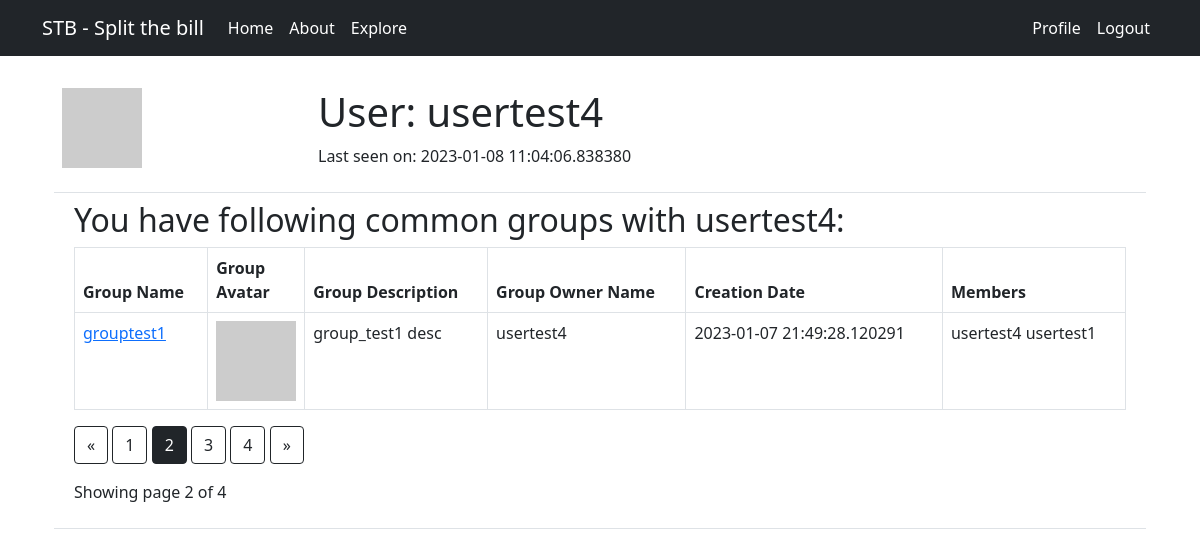
/user/usertest4?page_common_group=2 (signed in), run on an earlier commit of the app's database.
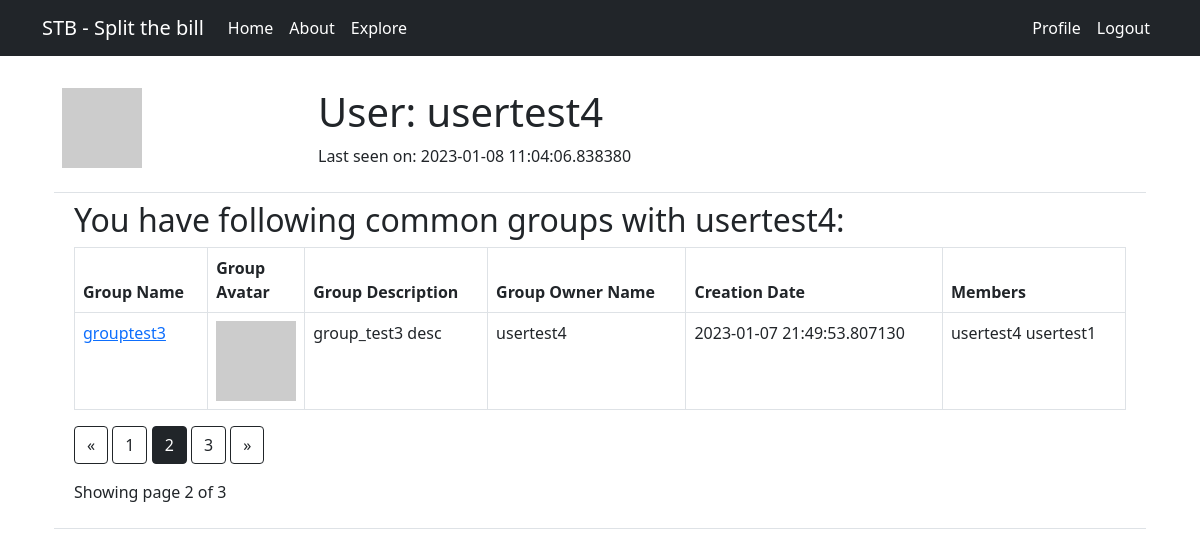
And on a later commit of the database.
### app/models.py (models this page shows, shortened)
class User(UserMixin, db.Model):
    id = db.Column(db.Integer, primary_key=True)
    username = db.Column(db.String(64), index=True, unique=True)
    email = db.Column(db.String(120), index=True, unique=True)
    password_hash = db.Column(db.String(128))
    about_me = db.Column(db.String(140))
    last_seen = db.Column(db.DateTime, default=datetime.utcnow)
    groups = db.relationship("Group", secondary="group_member", backref=db.backref("users", lazy=True,cascade="all, delete, delete-orphan", passive_deletes=True, single_parent=True))
    membership_requests = db.relationship("MembershipRequest", cascade="all, delete, delete-orphan", passive_deletes=True, single_parent=True, backref=db.backref("user", lazy=True))
    invitations = db.relationship("Invitation",cascade="all, delete, delete-orphan", passive_deletes=True, single_parent=True, backref=db.backref("user", lazy=True))
    def avatar(self, size):
        digest = md5(self.email.lower().encode("utf-8")).hexdigest()
        return f"https://avatars.dicebear.com/api/personas/{digest}.svg?size={size}"

class Group(db.Model):
    id = db.Column(db.Integer, primary_key=True)
    name = db.Column(db.String(64), index=True, unique=True)
    owner_id = db.Column(db.Integer, db.ForeignKey("user.id", ondelete='CASCADE'))
    date_created = db.Column(db.DateTime, default=datetime.utcnow)
    description = db.Column(db.String(255))
    owner = db.relationship("User", foreign_keys=[owner_id], backref=db.backref("owned_groups", lazy=True, cascade="all, delete, delete-orphan", passive_deletes=True, single_parent=True))
    membership_requests = db.relationship("MembershipRequest", cascade="all, delete, delete-orphan", passive_deletes=True, single_parent=True, backref=db.backref("group", lazy=True))
    invitations = db.relationship("Invitation", cascade="all, delete, delete-orphan", passive_deletes=True, single_parent=True,  backref=db.backref("group", lazy=True))
    def avatar(self, size):
        digest = md5(self.description.lower().encode("utf-8")).hexdigest()
        return f"https://avatars.dicebear.com/api/identicon/{digest}.svg?size={size}"

### app/main/routes.py (the view, shortened to what this page needs)
@bp.route('/user/<username>', methods=['GET'])
@login_required
def user(username):
    user = User.query.filter_by(username=username).first_or_404()
    users_groups_id = [group.id for group in user.groups]
    common_groups_id = [group.id for group in current_user.groups if group.id in users_groups_id]
    page_common_group = request.args.get('page_common_group', 1, type=int)
    common_groups = Group.query.filter(Group.id.in_(common_groups_id)).paginate(page=page_common_group, per_page=1)
    return render_template('user.html', title='User page', user=user, common_groups=common_groups)

### app/templates/user.html (shortened to what this page needs)
{% extends 'base.html' %}
{% block app_content %}
<div class="container">
    <table class="table">
        <tr>
            <td width="256px"><img src="{{ user.avatar(256) }}"></td>
            <td>
                <h1>User: {{ user.username }}</h1>
                {% if user.last_seen %}<p>Last seen on: {{ user.last_seen }}</p>{% endif %}
            </td>
        </tr>
        {% if current_user.id == user.id %}
        <tr>
            <td colspan="2">
                <div class="container md-6">
                    <h2>Your groups:</h2>
                    <table class="table table-bordered">
                        <thead>
                            <tr>
                                <th scope="col">Group Name</th>
                                <th scope="col">Group Avatar</th>
                                <th scope="col">Group Description</th>
                                <th scope="col">Group Owner Name</th>
                                <th scope="col">Creation Date</th>
                                <th scope="col">Members</th>
                            </tr>
                        </thead>
                        {% for group in groups.items %}
                        {% include '_group.html' %}
                        {% endfor %}
                    </table>
                    <div class="text-right">
                        <a href="{{ url_for('main.user', username=user.username, page_group=groups.prev_num, page_invitation=invitations.page, page_request=requests.page) }}"
                            class="btn btn-outline-dark
                                   {% if groups.page == 1 %}disabled{% endif %}">
                            &laquo;
                        </a>
                        {% for page_num_group in groups.iter_pages(left_edge=1, right_edge=1, left_current=1,
                        right_current=2) %}
                        {% if page_num_group %}
                        {% if groups.page == page_num_group %}
                        <a href="{{ url_for('main.user', username=user.username, page_group=page_num_group,  page_invitation=invitations.page, page_request=requests.page) }}"
                            class="btn btn-dark">
                            {{ page_num_group }}
                        </a>
                        {% else %}
                        <a href="{{ url_for('main.user', username=user.username, page_group=page_num_group,  page_invitation=invitations.page, page_request=requests.page) }}"
                            class="btn btn-outline-dark">
                            {{ page_num_group }}
                        </a>
                        {% endif %}
                        {% else %}
                        ...
                        {% endif %}
                        {% endfor %}
                        <a href="{{ url_for('main.user', username=user.username, page_group=groups.next_num,  page_invitation=invitations.page, page_request=requests.page) }}"
                            class="btn btn-outline-dark
                                   {% if groups.page == groups.pages %}disabled{% endif %}">
                            &raquo;
                        </a>
                    </div>
                    <p class="text-right mt-3">
                        Showing page {{ groups.page }} of {{ groups.pages }}
                    </p>
                </div>
            </td>
        </tr>
        <tr>
            <td colspan="2">
                <div class="container mt-4">
                    <h2>Here are your invitations:</h2>
                    <table class="table table-bordered">
                        <thead>
                            <tr>
                                <th scope="col">Group Name</th>
                                <th scope="col">Group Avatar</th>
                                <th scope="col">Group Description</th>
                                <th scope="col">Group Owner Name</th>
                                <th scope="col">Invitation Date</th>
                                <th scope="col">Status</th>
                                <th scope="col">Actions</th>
                            </tr>
                        </thead>
                        {% for invitation in invitations.items %}
                        {% include '_invitation.html' %}
                        {% endfor %}
                    </table>
                    <div class="text-right">
                        <a href="{{ url_for('main.user', username=user.username, page_group=groups.page, page_invitation=invitations.prev_num, page_request=requests.page) }}"
                            class="btn btn-outline-dark
                                                       {% if invitations.page == 1 %}disabled{% endif %}">
                            &laquo;
                        </a>
                        {% for page_num_invitation in invitations.iter_pages(left_edge=1, right_edge=1, left_current=1,
                        right_current=2) %}
                        {% if page_num_invitation %}
                        {% if invitations.page == page_num_invitation %}
                        <a href="{{ url_for('main.user', username=user.username, page_group=groups.page, page_invitation=page_num_invitation, page_request=requests.page) }}"
                            class="btn btn-dark">
                            {{ page_num_invitation }}
                        </a>
                        {% else %}
                        <a href="{{ url_for('main.user', username=user.username, page_group=groups.page, page_invitation=page_num_invitation, page_request=requests.page) }}"
                            class="btn btn-outline-dark">
                            {{ page_num_invitation }}
                        </a>
                        {% endif %}
                        {% else %}
                        ...
                        {% endif %}
                        {% endfor %}
                        <a href="{{ url_for('main.user',username=user.username,page_group=groups.page,  page_invitation=invitations.next_num, page_request=requests.page) }}"
                            class="btn btn-outline-dark
                                                       {% if invitations.page == invitations.pages %}disabled{% endif %}">
                            &raquo;
                        </a>
                    </div>
                    <p class="text-right mt-3">
                        Showing page {{ invitations.page }} of {{ invitations.pages }}
                    </p>
                </div>
            </td>
        </tr>
        <tr>
            <td colspan="2">
                <div class="container mt-4">
                    <h2>Here are your requests:</h2>
                    <table class="table table-bordered">
                        <thead>
                            <tr>
                                <th scope="col">Group Name</th>
                                <th scope="col">Group Avatar</th>
                                <th scope="col">Group Description</th>
                                <th scope="col">Group Owner Name</th>
                                <th scope="col">Request Sent Date</th>
                                <th scope="col">Status</th>
                                <th scope="col">Actions</th>
                            </tr>
                        </thead>
                        {% for membership_request in requests.items %}
                        {% include '_membership_request.html' %}
                        {% endfor %}
                    </table>
                    <div class="text-right">
                        <a href="{{ url_for('main.user',username=user.username, page_group=groups.page, page_invitation=invitations.page, page_request=requests.prev_num) }}"
                            class="btn btn-outline-dark
                                                                           {% if requests.page == 1 %}disabled{% endif %}">
                            &laquo;
                        </a>
                        {% for page_num_request in requests.iter_pages(left_edge=1, right_edge=1, left_current=1,
                        right_current=2) %}
                        {% if page_num_request %}
                        {% if requests.page == page_num_requests %}
                        <a href="{{ url_for('main.user',username=user.username, page_group=groups.page, page_invitation=invitations.page, page_request=page_num_request) }}"
                            class="btn btn-dark">
                            {{ page_num_request }}
                        </a>
                        {% else %}
                        <a href="{{ url_for('main.user',username=user.username, page_group=groups.page, page_invitation=invitations.page, page_request=page_num_request) }}"
                            class="btn btn-outline-dark">
                            {{ page_num_request }}
                        </a>
                        {% endif %}
                        {% else %}
                        ...
                        {% endif %}
                        {% endfor %}
                        <a href="{{ url_for('main.user',username=user.username, page_group=groups.page, page_invitation=invitations.page, page_request=requests.next_num) }}"
                            class="btn btn-outline-dark
                                                                           {% if requests.page == requests.pages %}disabled{% endif %}">
                            &raquo;
                        </a>
                    </div>
                    <p class="text-right mt-3">
                        Showing page {{ requests.page }} of {{ requests.pages }}
                    </p>
                </div>
            </td>
        </tr>
        {% else %}
        <tr>
            <td colspan="2">
                <div class="container md-6">
                    <h2>You have following common groups with {{user.username}}:</h2>
                    <table class="table table-bordered">
                        <thead>
                            <tr>
                                <th scope="col">Group Name</th>
                                <th scope="col">Group Avatar</th>
                                <th scope="col">Group Description</th>
                                <th scope="col">Group Owner Name</th>
                                <th scope="col">Creation Date</th>
                                <th scope="col">Members</th>
                            </tr>
                        </thead>
                        {% for group in common_groups.items %}
                        {% include '_group.html' %}
                        {% endfor %}
                    </table>
                    <div class="text-right">
                        <a href="{{ url_for('main.user', username=user.username, page_common_group=common_groups.prev_num) }}"
                            class="btn btn-outline-dark
                                           {% if common_groups.page == 1 %}disabled{% endif %}">
                            &laquo;
                        </a>
                        {% for page_num_common_group in common_groups.iter_pages(left_edge=1, right_edge=1,
                        left_current=1,
                        right_current=2) %}
                        {% if page_num_common_group %}
                        {% if common_groups.page == page_num_common_group %}
                        <a href="{{ url_for('main.user', username=user.username, page_common_group=page_num_common_group) }}"
                            class="btn btn-dark">
                            {{ page_num_common_group }}
                        </a>
                        {% else %}
                        <a href="{{ url_for('main.user', username=user.username, page_common_group=page_num_common_group) }}"
                            class="btn btn-outline-dark">
                            {{ page_num_common_group }}
                        </a>
                        {% endif %}
                        {% else %}
                        ...
                        {% endif %}
                        {% endfor %}
                        <a href="{{ url_for('main.user', username=user.username, page_common_group=common_groups.next_num) }}"
                            class="btn btn-outline-dark
                                           {% if common_groups.page == common_groups.pages %}disabled{% endif %}">
                            &raquo;
                        </a>
                    </div>
                    <p class="text-right mt-3">
                        Showing page {{ common_groups.page }} of {{ common_groups.pages }}
                    </p>
                </div>
            </td>
        </tr>
        {% endif %}
    </table>
</div>
{% endblock %}

### app/templates/_group.html
<tbody>
    <tr>
        <td><a href="{{ url_for('main.group', groupname=group.name) }}">{{ group.name }}</a> </td>
        <td width="32px"><img src="{{ group.avatar(32) }}"></td>
        <td>{{ group.description }}</td>
        <td>{{ group.owner.username }}</td>
        <td>{{ group.date_created }}</td>
        <td>
            {% for user in group.users %}
            {{ user.username }}
            {% endfor %}
        </td>
    </tr>
</tbody>

What changed in the data, as far as the page shows it:
removed Group: name "grouptest1", description "group_test1 desc", owner.username "usertest4", date_created "2023-01-07 21:49:28.120291", User (username "usertest4"), User (username "usertest1")
now on this page (row unchanged): Group: name "grouptest3", description "group_test3 desc", owner.username "usertest4", date_created "2023-01-07 21:49:53.807130", User (username "usertest4"), User (username "usertest1")
Also different on the page:
{{ common_groups.pages }}: "4" → "3"
list line gone: "4"
